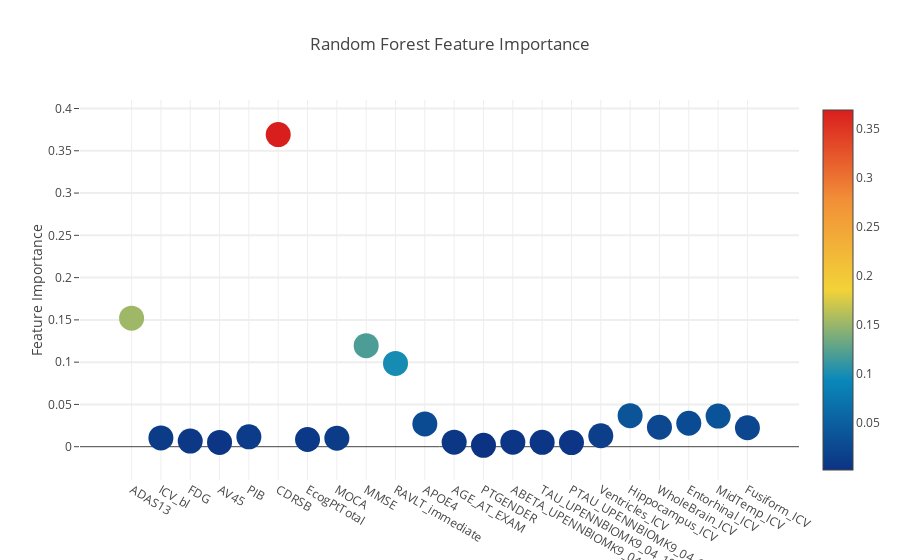
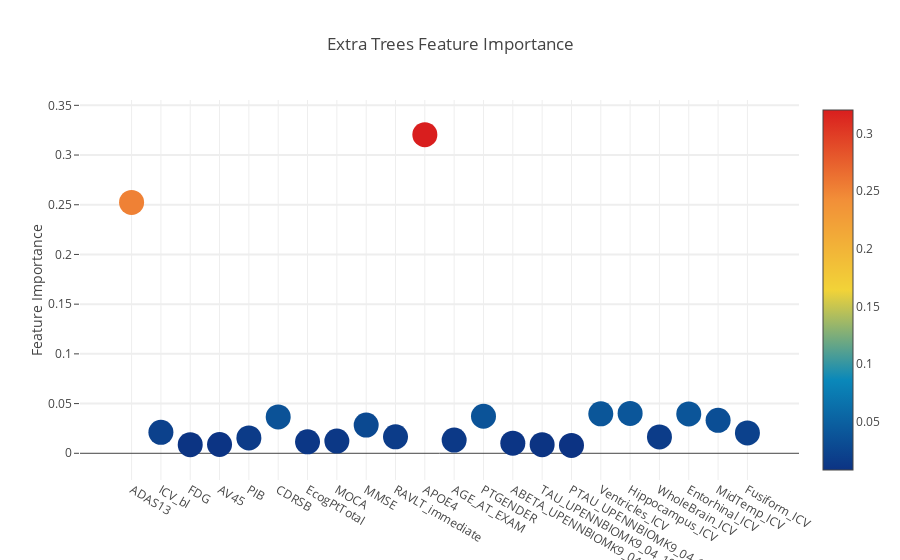
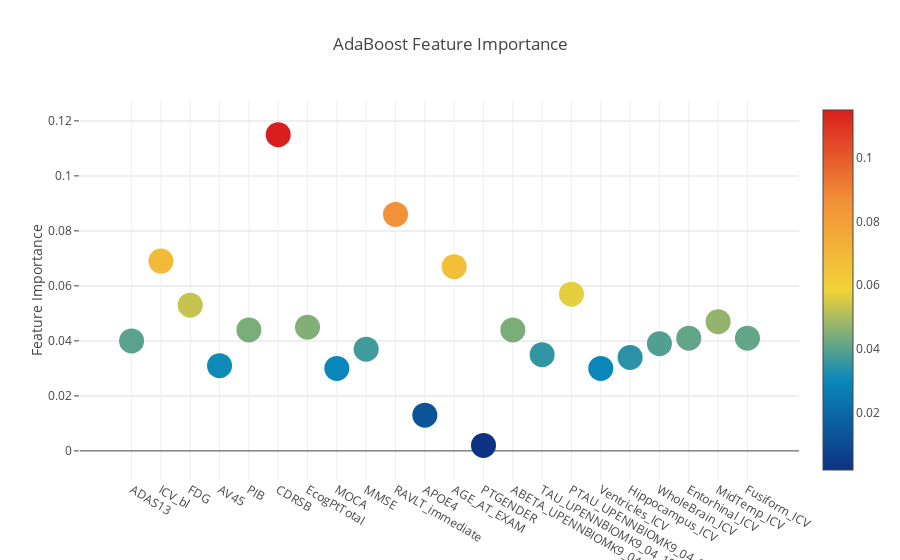
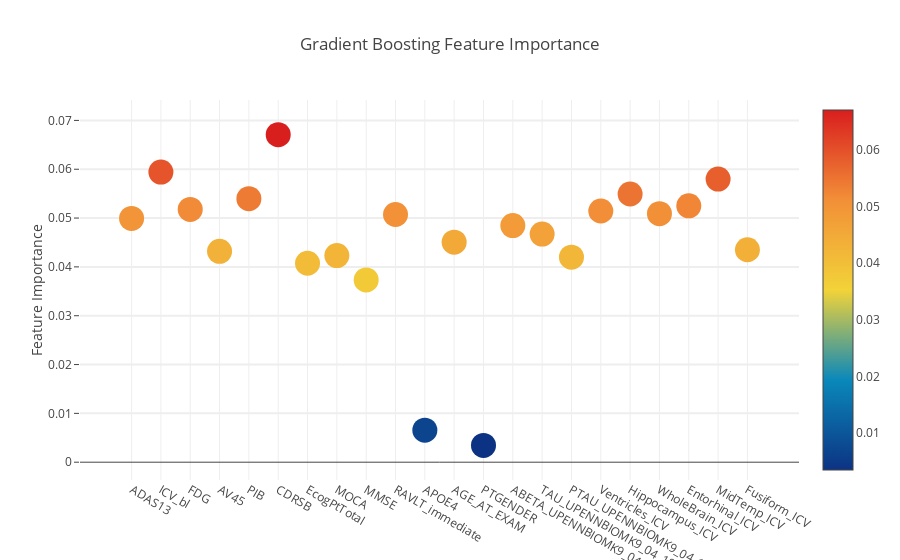

The code cell stored with these charts, in order, in its notebook:
### Code cell
# Scatter plot 
trace = go.Scatter(
    y = feature_dataframe['Random Forest feature importances'].values,
    x = feature_dataframe['features'].values,
    mode='markers',
    marker=dict(
        sizemode = 'diameter',
        sizeref = 1,
        size = 25,
#       size= feature_dataframe['AdaBoost feature importances'].values,
        #color = np.random.randn(500), #set color equal to a variable
        color = feature_dataframe['Random Forest feature importances'].values,
        colorscale='Portland',
        showscale=True
    ),
    text = feature_dataframe['features'].values
)
data = [trace]

layout= go.Layout(
    autosize= True,
    title= 'Random Forest Feature Importance',
    hovermode= 'closest',
#     xaxis= dict(
#         title= 'Pop',
#         ticklen= 5,
#         zeroline= False,
#         gridwidth= 2,
#     ),
    yaxis=dict(
        title= 'Feature Importance',
        ticklen= 5,
        gridwidth= 2
    ),
    showlegend= False
)
fig = go.Figure(data=data, layout=layout)
py.iplot(fig,filename='scatter2010')

# Scatter plot 
trace = go.Scatter(
    y = feature_dataframe['Extra Trees  feature importances'].values,
    x = feature_dataframe['features'].values,
    mode='markers',
    marker=dict(
        sizemode = 'diameter',
        sizeref = 1,
        size = 25,
#       size= feature_dataframe['AdaBoost feature importances'].values,
        #color = np.random.randn(500), #set color equal to a variable
        color = feature_dataframe['Extra Trees  feature importances'].values,
        colorscale='Portland',
        showscale=True
    ),
    text = feature_dataframe['features'].values
)
data = [trace]

layout= go.Layout(
    autosize= True,
    title= 'Extra Trees Feature Importance',
    hovermode= 'closest',
#     xaxis= dict(
#         title= 'Pop',
#         ticklen= 5,
#         zeroline= False,
#         gridwidth= 2,
#     ),
    yaxis=dict(
        title= 'Feature Importance',
        ticklen= 5,
        gridwidth= 2
    ),
    showlegend= False
)
fig = go.Figure(data=data, layout=layout)
py.iplot(fig,filename='scatter2010')

# Scatter plot 
trace = go.Scatter(
    y = feature_dataframe['AdaBoost feature importances'].values,
    x = feature_dataframe['features'].values,
    mode='markers',
    marker=dict(
        sizemode = 'diameter',
        sizeref = 1,
        size = 25,
#       size= feature_dataframe['AdaBoost feature importances'].values,
        #color = np.random.randn(500), #set color equal to a variable
        color = feature_dataframe['AdaBoost feature importances'].values,
        colorscale='Portland',
        showscale=True
    ),
    text = feature_dataframe['features'].values
)
data = [trace]

layout= go.Layout(
    autosize= True,
    title= 'AdaBoost Feature Importance',
    hovermode= 'closest',
#     xaxis= dict(
#         title= 'Pop',
#         ticklen= 5,
#         zeroline= False,
#         gridwidth= 2,
#     ),
    yaxis=dict(
        title= 'Feature Importance',
        ticklen= 5,
        gridwidth= 2
    ),
    showlegend= False
)
fig = go.Figure(data=data, layout=layout)
py.iplot(fig,filename='scatter2010')

# Scatter plot 
trace = go.Scatter(
    y = feature_dataframe['Gradient Boost feature importances'].values,
    x = feature_dataframe['features'].values,
    mode='markers',
    marker=dict(
        sizemode = 'diameter',
        sizeref = 1,
        size = 25,
#       size= feature_dataframe['AdaBoost feature importances'].values,
        #color = np.random.randn(500), #set color equal to a variable
        color = feature_dataframe['Gradient Boost feature importances'].values,
        colorscale='Portland',
        showscale=True
    ),
    text = feature_dataframe['features'].values
)
data = [trace]

layout= go.Layout(
    autosize= True,
    title= 'Gradient Boosting Feature Importance',
    hovermode= 'closest',
#     xaxis= dict(
#         title= 'Pop',
#         ticklen= 5,
#         zeroline= False,
#         gridwidth= 2,
#     ),
    yaxis=dict(
        title= 'Feature Importance',
        ticklen= 5,
        gridwidth= 2
    ),
    showlegend= False
)
fig = go.Figure(data=data, layout=layout)
py.iplot(fig,filename='scatter2010')

### Figure 1 — Plotly figure (JSON) as saved in the notebook; plotly's stock layout.template omitted (floating-point values rounded to 4 significant figures)
{"data": [{"marker": {"color": [0.152, 0.01037, 0.006646, 0.005092, 0.01171, 0.3691, 0.008526, 0.0101, 0.1195, 0.09848, 0.02699, 0.005362, 0.001571, 0.005332, 0.005223, 0.004874, 0.01296, 0.03671, 0.02302, 0.02771, 0.03626, 0.02238], "colorscale": "Portland", "showscale": true, "size": 25, "sizemode": "diameter", "sizeref": 1}, "mode": "markers", "text": ["ADAS13", "ICV_bl", "FDG", "AV45", "PIB", "CDRSB", "EcogPtTotal", "MOCA", "MMSE", "RAVLT_immediate", "APOE4", "AGE_AT_EXAM", "PTGENDER", "ABETA_UPENNBIOMK9_04_19_17", "TAU_UPENNBIOMK9_04_19_17", "PTAU_UPENNBIOMK9_04_19_17", "Ventricles_ICV", "Hippocampus_ICV", "WholeBrain_ICV", "Entorhinal_ICV", "MidTemp_ICV", "Fusiform_ICV"], "type": "scatter", "x": ["ADAS13", "ICV_bl", "FDG", "AV45", "PIB", "CDRSB", "EcogPtTotal", "MOCA", "MMSE", "RAVLT_immediate", "APOE4", "AGE_AT_EXAM", "PTGENDER", "ABETA_UPENNBIOMK9_04_19_17", "TAU_UPENNBIOMK9_04_19_17", "PTAU_UPENNBIOMK9_04_19_17", "Ventricles_ICV", "Hippocampus_ICV", "WholeBrain_ICV", "Entorhinal_ICV", "MidTemp_ICV", "Fusiform_ICV"], "y": [0.152, 0.01037, 0.006646, 0.005092, 0.01171, 0.3691, 0.008526, 0.0101, 0.1195, 0.09848, 0.02699, 0.005362, 0.001571, 0.005332, 0.005223, 0.004874, 0.01296, 0.03671, 0.02302, 0.02771, 0.03626, 0.02238]}], "layout": {"autosize": true, "hovermode": "closest", "showlegend": false, "title": "Random Forest Feature Importance", "yaxis": {"gridwidth": 2, "ticklen": 5, "title": "Feature Importance"}}}

### Figure 2 — Plotly figure (JSON) as saved in the notebook; plotly's stock layout.template omitted (floating-point values rounded to 4 significant figures)
{"data": [{"marker": {"color": [0.2524, 0.02111, 0.008625, 0.008812, 0.01543, 0.03654, 0.01153, 0.01227, 0.0284, 0.01655, 0.3205, 0.01326, 0.03726, 0.01015, 0.008626, 0.007959, 0.03968, 0.04013, 0.01646, 0.03964, 0.03317, 0.02046], "colorscale": "Portland", "showscale": true, "size": 25, "sizemode": "diameter", "sizeref": 1}, "mode": "markers", "text": ["ADAS13", "ICV_bl", "FDG", "AV45", "PIB", "CDRSB", "EcogPtTotal", "MOCA", "MMSE", "RAVLT_immediate", "APOE4", "AGE_AT_EXAM", "PTGENDER", "ABETA_UPENNBIOMK9_04_19_17", "TAU_UPENNBIOMK9_04_19_17", "PTAU_UPENNBIOMK9_04_19_17", "Ventricles_ICV", "Hippocampus_ICV", "WholeBrain_ICV", "Entorhinal_ICV", "MidTemp_ICV", "Fusiform_ICV"], "type": "scatter", "x": ["ADAS13", "ICV_bl", "FDG", "AV45", "PIB", "CDRSB", "EcogPtTotal", "MOCA", "MMSE", "RAVLT_immediate", "APOE4", "AGE_AT_EXAM", "PTGENDER", "ABETA_UPENNBIOMK9_04_19_17", "TAU_UPENNBIOMK9_04_19_17", "PTAU_UPENNBIOMK9_04_19_17", "Ventricles_ICV", "Hippocampus_ICV", "WholeBrain_ICV", "Entorhinal_ICV", "MidTemp_ICV", "Fusiform_ICV"], "y": [0.2524, 0.02111, 0.008625, 0.008812, 0.01543, 0.03654, 0.01153, 0.01227, 0.0284, 0.01655, 0.3205, 0.01326, 0.03726, 0.01015, 0.008626, 0.007959, 0.03968, 0.04013, 0.01646, 0.03964, 0.03317, 0.02046]}], "layout": {"autosize": true, "hovermode": "closest", "showlegend": false, "title": "Extra Trees Feature Importance", "yaxis": {"gridwidth": 2, "ticklen": 5, "title": "Feature Importance"}}}

### Figure 3 — Plotly figure (JSON) as saved in the notebook; plotly's stock layout.template omitted (floating-point values rounded to 4 significant figures)
{"data": [{"marker": {"color": [0.04, 0.069, 0.053, 0.031, 0.044, 0.115, 0.045, 0.03, 0.037, 0.086, 0.013, 0.067, 0.002, 0.044, 0.035, 0.057, 0.03, 0.034, 0.039, 0.041, 0.047, 0.041], "colorscale": "Portland", "showscale": true, "size": 25, "sizemode": "diameter", "sizeref": 1}, "mode": "markers", "text": ["ADAS13", "ICV_bl", "FDG", "AV45", "PIB", "CDRSB", "EcogPtTotal", "MOCA", "MMSE", "RAVLT_immediate", "APOE4", "AGE_AT_EXAM", "PTGENDER", "ABETA_UPENNBIOMK9_04_19_17", "TAU_UPENNBIOMK9_04_19_17", "PTAU_UPENNBIOMK9_04_19_17", "Ventricles_ICV", "Hippocampus_ICV", "WholeBrain_ICV", "Entorhinal_ICV", "MidTemp_ICV", "Fusiform_ICV"], "type": "scatter", "x": ["ADAS13", "ICV_bl", "FDG", "AV45", "PIB", "CDRSB", "EcogPtTotal", "MOCA", "MMSE", "RAVLT_immediate", "APOE4", "AGE_AT_EXAM", "PTGENDER", "ABETA_UPENNBIOMK9_04_19_17", "TAU_UPENNBIOMK9_04_19_17", "PTAU_UPENNBIOMK9_04_19_17", "Ventricles_ICV", "Hippocampus_ICV", "WholeBrain_ICV", "Entorhinal_ICV", "MidTemp_ICV", "Fusiform_ICV"], "y": [0.04, 0.069, 0.053, 0.031, 0.044, 0.115, 0.045, 0.03, 0.037, 0.086, 0.013, 0.067, 0.002, 0.044, 0.035, 0.057, 0.03, 0.034, 0.039, 0.041, 0.047, 0.041]}], "layout": {"autosize": true, "hovermode": "closest", "showlegend": false, "title": "AdaBoost Feature Importance", "yaxis": {"gridwidth": 2, "ticklen": 5, "title": "Feature Importance"}}}

### Figure 4 — Plotly figure (JSON) as saved in the notebook; plotly's stock layout.template omitted (floating-point values rounded to 4 significant figures)
{"data": [{"marker": {"color": [0.04993, 0.05942, 0.05177, 0.04319, 0.05397, 0.06709, 0.04075, 0.04232, 0.03734, 0.05073, 0.006565, 0.04506, 0.003446, 0.04846, 0.04671, 0.04199, 0.05144, 0.05492, 0.05089, 0.0525, 0.05799, 0.04351], "colorscale": "Portland", "showscale": true, "size": 25, "sizemode": "diameter", "sizeref": 1}, "mode": "markers", "text": ["ADAS13", "ICV_bl", "FDG", "AV45", "PIB", "CDRSB", "EcogPtTotal", "MOCA", "MMSE", "RAVLT_immediate", "APOE4", "AGE_AT_EXAM", "PTGENDER", "ABETA_UPENNBIOMK9_04_19_17", "TAU_UPENNBIOMK9_04_19_17", "PTAU_UPENNBIOMK9_04_19_17", "Ventricles_ICV", "Hippocampus_ICV", "WholeBrain_ICV", "Entorhinal_ICV", "MidTemp_ICV", "Fusiform_ICV"], "type": "scatter", "x": ["ADAS13", "ICV_bl", "FDG", "AV45", "PIB", "CDRSB", "EcogPtTotal", "MOCA", "MMSE", "RAVLT_immediate", "APOE4", "AGE_AT_EXAM", "PTGENDER", "ABETA_UPENNBIOMK9_04_19_17", "TAU_UPENNBIOMK9_04_19_17", "PTAU_UPENNBIOMK9_04_19_17", "Ventricles_ICV", "Hippocampus_ICV", "WholeBrain_ICV", "Entorhinal_ICV", "MidTemp_ICV", "Fusiform_ICV"], "y": [0.04993, 0.05942, 0.05177, 0.04319, 0.05397, 0.06709, 0.04075, 0.04232, 0.03734, 0.05073, 0.006565, 0.04506, 0.003446, 0.04846, 0.04671, 0.04199, 0.05144, 0.05492, 0.05089, 0.0525, 0.05799, 0.04351]}], "layout": {"autosize": true, "hovermode": "closest", "showlegend": false, "title": "Gradient Boosting Feature Importance", "yaxis": {"gridwidth": 2, "ticklen": 5, "title": "Feature Importance"}}}
